Frame 1 (no input): blank canvas, image omitted
Frame 60 (no input): blank canvas, image omitted
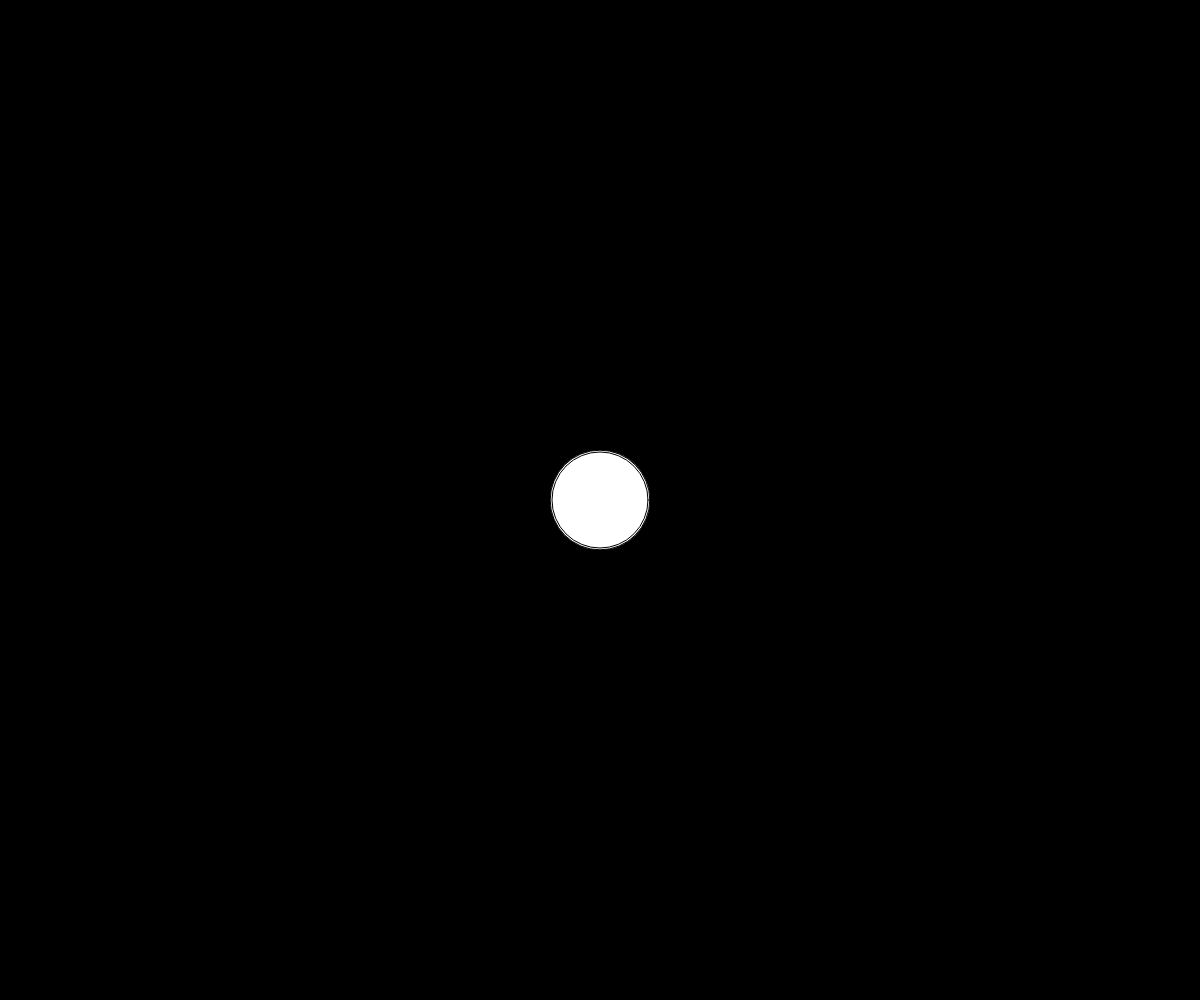
Frame 120 (the mouse pressed at the canvas centre since frame 60)

The p5.js sketch whose frames 1 and 60 were blank and that drew this single picture after the mouse press (run headless with seeded random() and noise() and a simulated clock; from frame 60 on, the mouse is pressed at the canvas centre):

// p5.js sketch
// ── sketch.js
function setup() {
createCanvas(windowWidth, windowHeight);
background(0,0,0);
}
function draw() {
if (mouseIsPressed) {
var size = random(90, 100);
ellipse(mouseX, mouseY, size, size);
}
}
